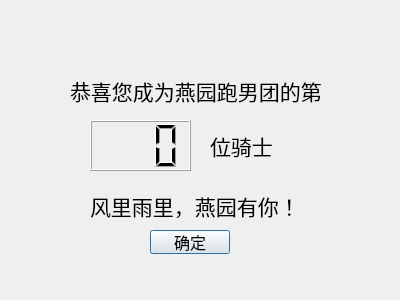
<?xml version="1.0" encoding="UTF-8"?>
<ui version="4.0">
 <class>rider_rigister_success</class>
 <widget class="QDialog" name="rider_rigister_success">
  <property name="geometry">
   <rect>
    <x>0</x>
    <y>0</y>
    <width>400</width>
    <height>300</height>
   </rect>
  </property>
  <property name="font">
   <font>
    <pointsize>16</pointsize>
   </font>
  </property>
  <property name="windowTitle">
   <string>Dialog</string>
  </property>
  <widget class="QLabel" name="label">
   <property name="geometry">
    <rect>
     <x>70</x>
     <y>40</y>
     <width>271</width>
     <height>101</height>
    </rect>
   </property>
   <property name="text">
    <string>恭喜您成为燕园跑男团的第</string>
   </property>
  </widget>
  <widget class="QLCDNumber" name="lcdNumber">
   <property name="geometry">
    <rect>
     <x>90</x>
     <y>120</y>
     <width>101</width>
     <height>51</height>
    </rect>
   </property>
   <property name="font">
    <font>
     <pointsize>20</pointsize>
     <bold>true</bold>
    </font>
   </property>
   <property name="digitCount">
    <number>3</number>
   </property>
  </widget>
  <widget class="QLabel" name="label_2">
   <property name="geometry">
    <rect>
     <x>210</x>
     <y>130</y>
     <width>71</width>
     <height>31</height>
    </rect>
   </property>
   <property name="text">
    <string>位骑士</string>
   </property>
  </widget>
  <widget class="QLabel" name="label_3">
   <property name="geometry">
    <rect>
     <x>90</x>
     <y>170</y>
     <width>261</width>
     <height>71</height>
    </rect>
   </property>
   <property name="text">
    <string>风里雨里，燕园有你！</string>
   </property>
  </widget>
  <widget class="QPushButton" name="pushButton">
   <property name="geometry">
    <rect>
     <x>150</x>
     <y>230</y>
     <width>80</width>
     <height>24</height>
    </rect>
   </property>
   <property name="font">
    <font>
     <pointsize>12</pointsize>
    </font>
   </property>
   <property name="text">
    <string>确定</string>
   </property>
  </widget>
 </widget>
 <resources/>
 <connections/>
</ui>
